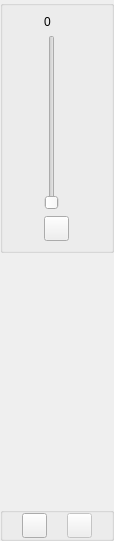
<ui version="4.0" >
 <class>PhotoControlBlur</class>
 <widget class="QWidget" name="PhotoControlBlur" >
  <property name="geometry" >
   <rect>
    <x>0</x>
    <y>0</y>
    <width>114</width>
    <height>541</height>
   </rect>
  </property>
  <property name="windowTitle" >
   <string/>
  </property>
  <layout class="QGridLayout" >
   <property name="leftMargin" >
    <number>0</number>
   </property>
   <property name="topMargin" >
    <number>0</number>
   </property>
   <property name="rightMargin" >
    <number>0</number>
   </property>
   <property name="bottomMargin" >
    <number>0</number>
   </property>
   <property name="horizontalSpacing" >
    <number>1</number>
   </property>
   <property name="verticalSpacing" >
    <number>1</number>
   </property>
   <item row="0" column="0" >
    <widget class="QGroupBox" name="titleBox" >
     <property name="title" >
      <string/>
     </property>
     <property name="alignment" >
      <set>Qt::AlignHCenter</set>
     </property>
     <property name="flat" >
      <bool>true</bool>
     </property>
     <layout class="QGridLayout" >
      <item row="1" column="0" >
       <widget class="QLabel" name="label" >
        <property name="text" >
         <string>0</string>
        </property>
       </widget>
      </item>
      <item row="2" column="0" >
       <widget class="QSlider" name="slider" >
        <property name="maximum" >
         <number>10</number>
        </property>
        <property name="pageStep" >
         <number>1</number>
        </property>
        <property name="orientation" >
         <enum>Qt::Vertical</enum>
        </property>
       </widget>
      </item>
      <item row="3" column="0" >
       <widget class="QPushButton" name="previewButton" >
        <property name="minimumSize" >
         <size>
          <width>25</width>
          <height>25</height>
         </size>
        </property>
        <property name="maximumSize" >
         <size>
          <width>25</width>
          <height>25</height>
         </size>
        </property>
        <property name="text" >
         <string/>
        </property>
        <property name="icon" >
         <iconset resource="../resources.qrc" >:/images/preview.png</iconset>
        </property>
       </widget>
      </item>
     </layout>
    </widget>
   </item>
   <item row="1" column="0" >
    <spacer>
     <property name="orientation" >
      <enum>Qt::Vertical</enum>
     </property>
     <property name="sizeHint" >
      <size>
       <width>20</width>
       <height>40</height>
      </size>
     </property>
    </spacer>
   </item>
   <item row="2" column="0" >
    <widget class="QGroupBox" name="groupBox" >
     <property name="title" >
      <string/>
     </property>
     <property name="flat" >
      <bool>true</bool>
     </property>
     <layout class="QGridLayout" >
      <property name="leftMargin" >
       <number>0</number>
      </property>
      <property name="topMargin" >
       <number>0</number>
      </property>
      <property name="rightMargin" >
       <number>0</number>
      </property>
      <property name="bottomMargin" >
       <number>0</number>
      </property>
      <property name="horizontalSpacing" >
       <number>1</number>
      </property>
      <property name="verticalSpacing" >
       <number>1</number>
      </property>
      <item row="0" column="0" >
       <widget class="QPushButton" name="cancelButton" >
        <property name="minimumSize" >
         <size>
          <width>25</width>
          <height>25</height>
         </size>
        </property>
        <property name="maximumSize" >
         <size>
          <width>25</width>
          <height>25</height>
         </size>
        </property>
        <property name="text" >
         <string/>
        </property>
        <property name="icon" >
         <iconset resource="../resources.qrc" >:/images/cancel.png</iconset>
        </property>
       </widget>
      </item>
      <item row="0" column="1" >
       <widget class="QPushButton" name="saveButton" >
        <property name="enabled" >
         <bool>false</bool>
        </property>
        <property name="minimumSize" >
         <size>
          <width>25</width>
          <height>25</height>
         </size>
        </property>
        <property name="maximumSize" >
         <size>
          <width>25</width>
          <height>25</height>
         </size>
        </property>
        <property name="text" >
         <string/>
        </property>
        <property name="icon" >
         <iconset resource="../resources.qrc" >:/images/filesave.png</iconset>
        </property>
       </widget>
      </item>
     </layout>
    </widget>
   </item>
  </layout>
 </widget>
 <resources>
  <include location="../resources.qrc" />
 </resources>
 <connections>
  <connection>
   <sender>slider</sender>
   <signal>valueChanged(int)</signal>
   <receiver>label</receiver>
   <slot>setNum(int)</slot>
   <hints>
    <hint type="sourcelabel" >
     <x>17</x>
     <y>145</y>
    </hint>
    <hint type="destinationlabel" >
     <x>49</x>
     <y>44</y>
    </hint>
   </hints>
  </connection>
 </connections>
</ui>
